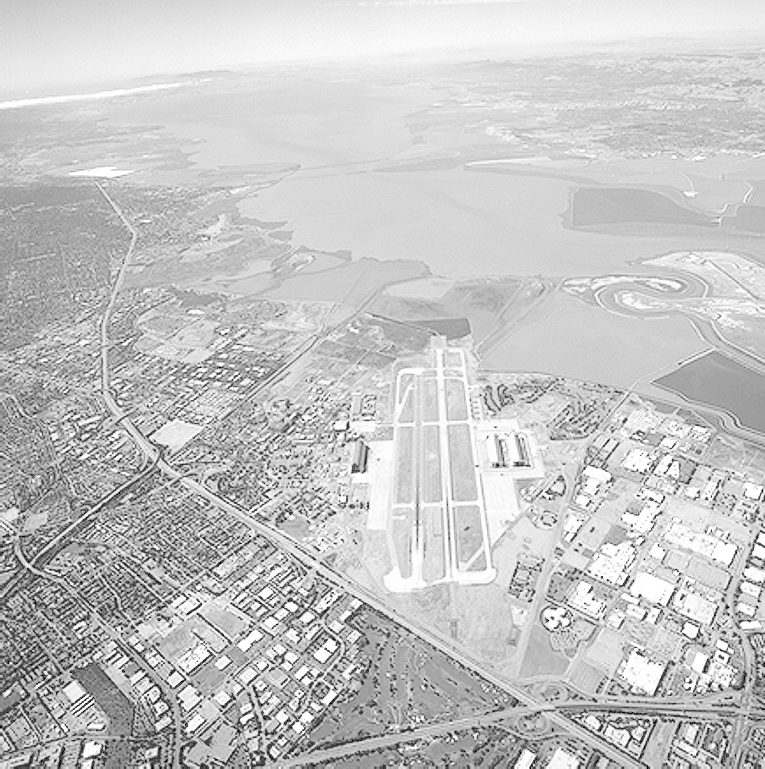
#> input picture runway.png, 765 x 769 px
$ jupyter execute Question-5.ipynb
#> lines starting #> are read from the running program, lines starting #| are printed output that depends on the picture
5. Gaussian filtering:

[cell 1]
import cv2
import numpy as np
import matplotlib.pyplot as plt
from mpl_toolkits.mplot3d import Axes3D

[cell 2]
def get_gaussian_kernel(size, sigma):
    """
    Generates a normalized 2D Gaussian kernel manually using NumPy.
    """
    # 1. Create coordinate grid centered at (0,0)
    # For size=5, range is -2 to +2
    k = size // 2
    x, y = np.meshgrid(np.arange(-k, k+1), np.arange(-k, k+1))

    # 2. Apply Gaussian Formula: G(x,y) = exp(-(x^2 + y^2) / (2*sigma^2))
    kernel = np.exp(-(x**2 + y**2) / (2 * sigma**2))

    # 3. Normalize so the sum of the kernel is 1 (preserves brightness)
    kernel = kernel / np.sum(kernel)

    return kernel, x, y

[cell 3]
filename = 'runway.png'
image = cv2.imread(filename, cv2.IMREAD_GRAYSCALE)
#> image is the input picture: shape (769, 765); min 0, max 255, mean 197.1

(a) Using NumPy, compute a normalized 5×5 Gaussian kernel for σ=2.

[cell 4]
sigma = 2
kernel_5x5, _, _ = get_gaussian_kernel(size=5, sigma=sigma)

print("\n--- Part (a): 5x5 Normalized Gaussian Kernel Values ---")
print(np.round(kernel_5x5, 4))

(b) Visualize a 51×51 computed Gaussian kernel as a 3D surface plot, where the kernel
coefficients represent the height.

[cell 5]
kernel_51, X, Y = get_gaussian_kernel(size=51, sigma=sigma)

fig = plt.figure(figsize=(10, 6))
ax = fig.add_subplot(111, projection='3d')

surf = ax.plot_surface(X, Y, kernel_51, cmap='viridis', linewidth=0, antialiased=False)

ax.set_title(f'Part (b): 3D Surface of Gaussian Kernel (Size=51, $\sigma$={sigma})')
ax.set_xlabel('X')
ax.set_ylabel('Y')
ax.set_zlabel('Weight')
fig.colorbar(surf, shrink=0.5, aspect=5)
plt.show()
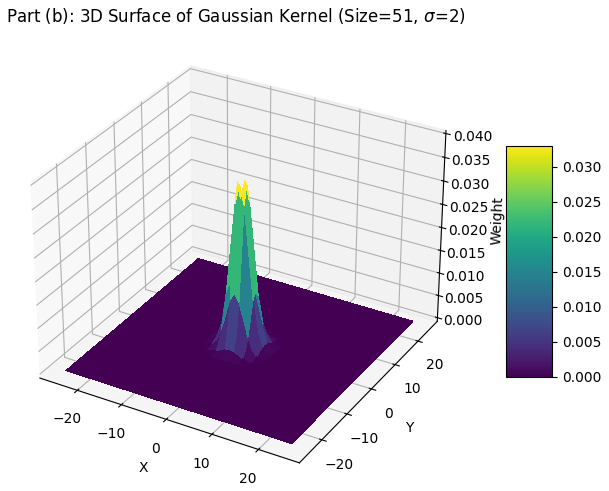
#> figure drawn by matplotlib, 2 panels

(c) Apply Gaussian smoothing to a given grayscale image using the manually computed
Gaussian kernel.

[cell 6]
manual_blur = cv2.filter2D(image, -1, kernel_5x5)
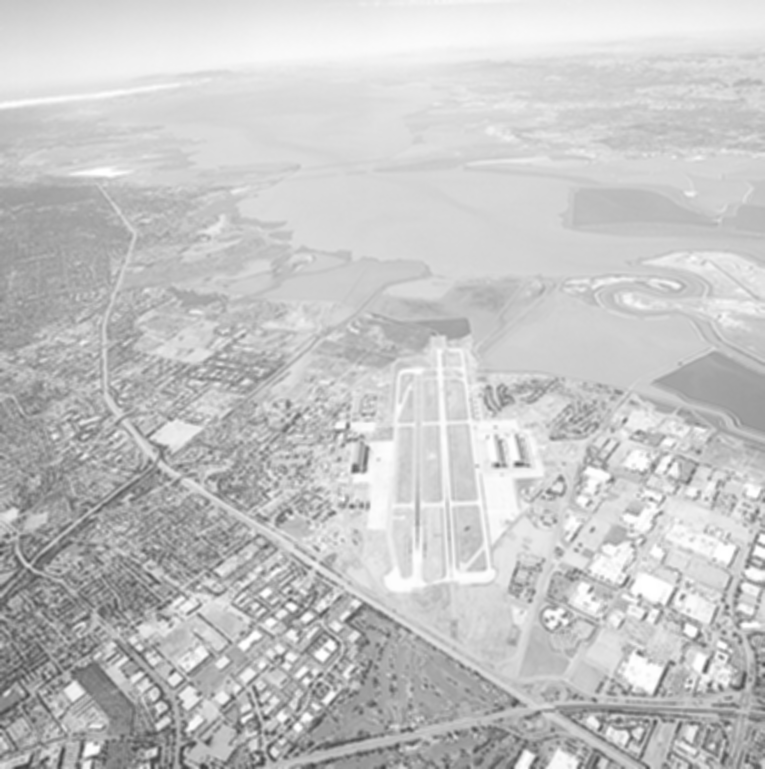
#> manual_blur: shape (769, 765); min 63, max 255, mean 197.1

(d) Do the same using OpenCV’s built-in cv.GaussianBlur() function.

[cell 7]
opencv_blur = cv2.GaussianBlur(image, (5, 5), sigmaX=sigma)

VISUAL COMPARISON

[cell 8]
plt.figure(figsize=(15, 5))

# Original
plt.subplot(1, 3, 1)
plt.imshow(image, cmap='gray')
plt.title('Original Image')
plt.axis('off')

# Manual Result
plt.subplot(1, 3, 2)
plt.imshow(manual_blur, cmap='gray')
plt.title('Part (c): Manual Implementation')
plt.axis('off')

# OpenCV Result
plt.subplot(1, 3, 3)
plt.imshow(opencv_blur, cmap='gray')
plt.title('Part (d): cv2.GaussianBlur()')
plt.axis('off')

plt.tight_layout()
plt.show()
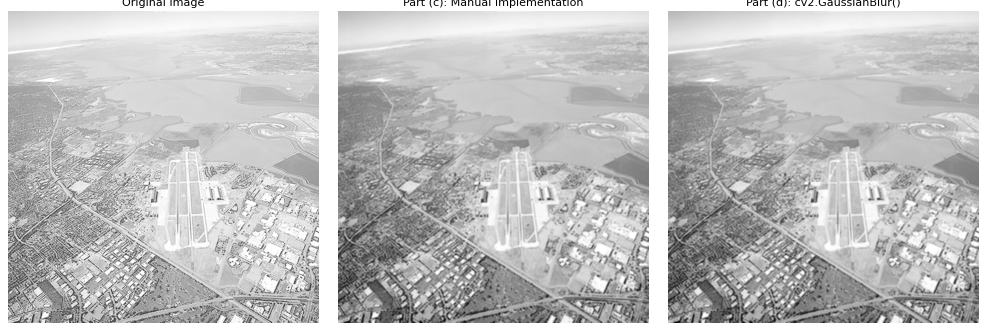
#> figure drawn by matplotlib, 3 panels

# Optional: Verify results are similar
diff = np.abs(manual_blur.astype(float) - opencv_blur.astype(float))
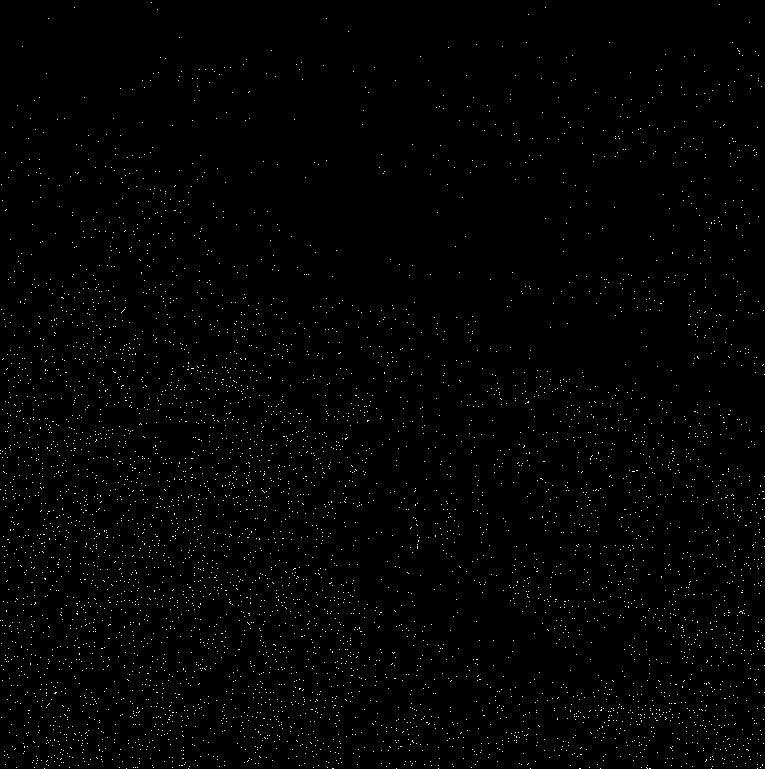
#> diff: shape (769, 765) float64; values 0 (black) and 1 (white), 0.97% white in thin lines or dots
print(f"\nMax pixel difference between Manual and OpenCV result: {np.max(diff)}")
#| Max pixel difference between Manual and OpenCV result: 1.0
